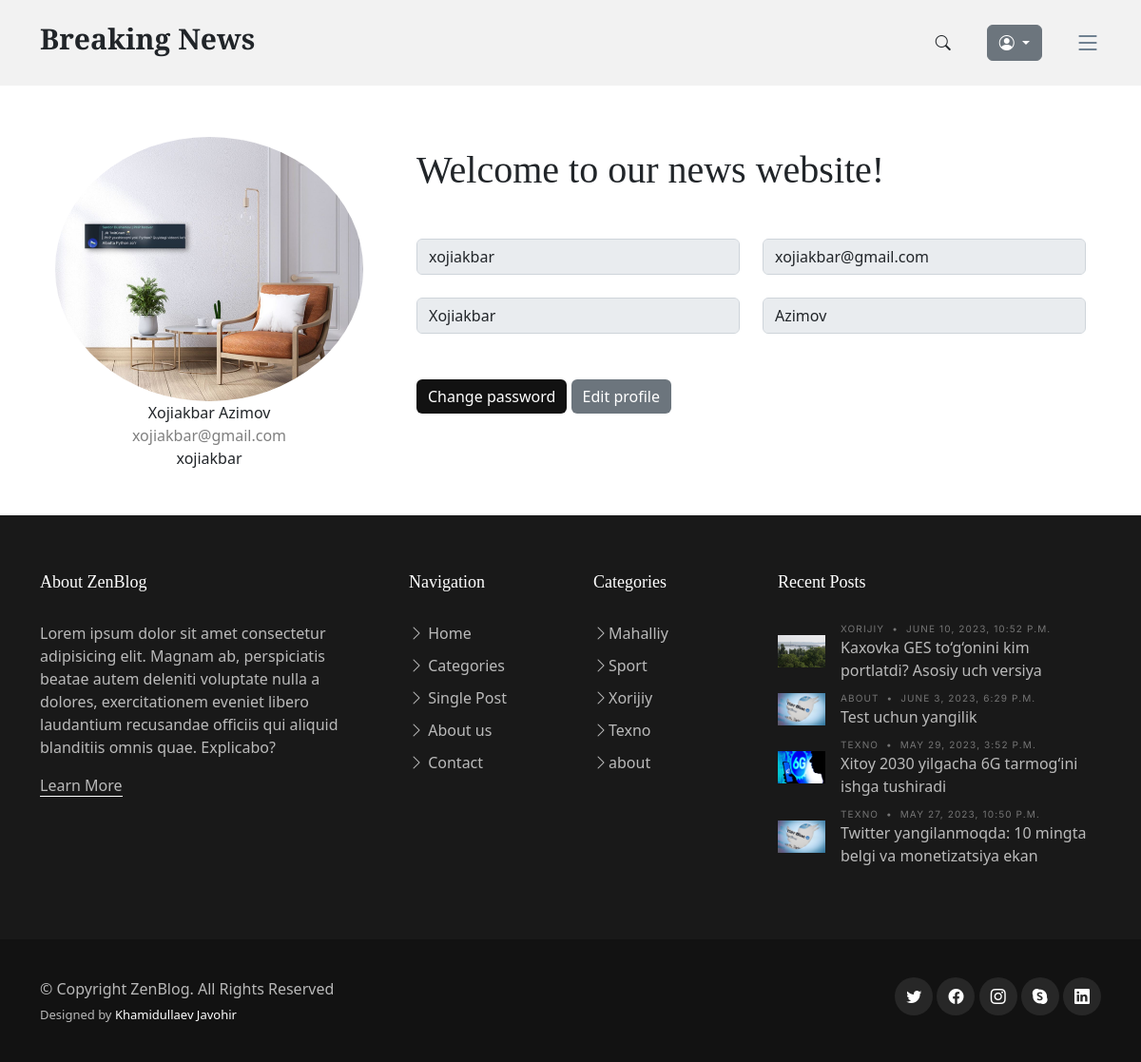
Screenshot of /profile/ (signed in) with the database file from the repository.
### accounts/models.py (models this page shows, shortened)
class Profile(models.Model):
    user = models.OneToOneField(User, on_delete=models.CASCADE)
    photo = models.ImageField(upload_to="users/images")
    birth_date = models.DateField(blank=True, null=True)

### news_app/models.py (models this page shows, shortened)
class Category(models.Model):
    name = models.CharField(max_length=150)
    def __str__(self):
        return self.name

class News(models.Model):
    class Status(models.TextChoices):
        Draft = "DF", "Draft"
        Published = "PB", "Published"
    title = models.CharField(max_length=250)
    slug = models.SlugField(max_length=300)
    body = models.TextField()
    image = models.ImageField(upload_to="news/images")
    category = models.ForeignKey(Category, on_delete=models.CASCADE)
    published_time = models.DateTimeField(default=timezone.now)
    created_time = models.DateTimeField(auto_now_add=True)
    updated_time = models.DateTimeField(auto_now=True)
    status = models.CharField(
        max_length=2, choices=Status.choices, default=Status.Draft
    )
    objects = models.Manager()  # defauld manager
    published = PublishedManager()
    class Meta:
        ordering = ["-published_time"]

### accounts/views.py (the view)
# urls.py: path("profile/", dashboard_view, name="profile_page"),
@login_required
def dashboard_view(request):
    user = request.user
    profile = Profile.objects.get(user=user)
    context = {
        "user": user,
        "profile": profile,
    }
    return render(request, "registration/profile.html", context)

### news_app/context_procesor.py (called while the page is built)
def top_news(request):
    categories = Category.objects.all()
    top_news = News.published.all().order_by("-published_time")[:4]
    context = {
        "top_news": top_news,
        "categories": categories,
    }
    return context

### news_app/models.py (called while the page is built)
    def get_queryset(self):
        return super().get_queryset().filter(status=News.Status.Published)

### templates/registration/profile.html (shortened to what this page needs)
{% extends 'news/base.html' %}
{% load static %}
{% block content %}
  <div class="container rounded bg-white mt-5">
    <div class="row align-items-center">
      <div class="col-md-4 border-right">
        <div class="d-flex flex-column align-items-center text-center p-3 py-5">
          <img class="rounded-circle mt-5" src="{{ profile.photo.url }}" width="90">
          <span class="font-weight-bold">{{ user.first_name }} {{ user.last_name }}</span>
          <span class="text-black-50">{{ user.email }}</span>
          <span>{{ user.username }}</span>
        </div>
      </div>
      <div class="col-md-8">
        <div class="p-3 py-5">
          <div class="d-flex justify-content-between align-items-center mb-3">
            <h1>Welcome to our news website!</h1>
          </div>
          <div class="row mt-3">
            <div class="col-md-6 mt-4">
              <input type="text" name="username" class="form-control" placeholder="Username" value="{{ user.username }}" disabled>
            </div>
            <div class="col-md-6 mt-4">
              <input ype="text" name="forst_name" class="form-control" placeholder="Email" value="{{ user.email }}" disabled>
            </div>
            <div class="col-md-6 mt-4">
              <input type="text" name="forst_name" class="form-control" placeholder="first name" value="{{ user.first_name }}" disabled>
            </div>
            <div class="col-md-6 mt-4">
              <input type="text" name="last_name" class="form-control" placeholder="last name" value="{{ user.last_name }}" disabled>
            </div>
          </div>
          <div class="mt-5 text-right">
            <a href="{% url 'password_change' %}" class="btn btn-primary profile-button" type="button">Change password</a>
            <a href="{% url 'edit_profile_page' %}" class="btn text-white profile-button" type="button" style="background-color: #6c757d">Edit profile</a>
          </div>
        </div>
      </div>
    </div>
  </div>
{% endblock content %}

### templates/news/base.html (shortened to what this page needs)
{% load static %}
<!DOCTYPE html>
<html lang="en">
<head>
  <link href="{% static 'vendor/bootstrap/css/bootstrap.min.css' %}" rel="stylesheet">
  <link href="{% static 'vendor/bootstrap-icons/bootstrap-icons.css' %}" rel="stylesheet">
  <link href="{% static 'vendor/swiper/swiper-bundle.min.css' %}" rel="stylesheet">
  <link href="{% static 'vendor/glightbox/css/glightbox.min.css' %}" rel="stylesheet">
  <link href="{% static 'vendor/aos/aos.css' %}" rel="stylesheet">
  <link href="{% static 'css/variables.css' %}" rel="stylesheet">
  <link href="{% static 'css/main.css' %}" rel="stylesheet">
  <link href="{% static 'css/404-page.css' %}" rel="stylesheet">
  <link href="{% static 'css/register.css' %}" rel="stylesheet">
</head>
<body>
  <header id="header" class="header d-flex align-items-center fixed-top">
    <div class="container-fluid container-xl d-flex align-items-center justify-content-between">
      <a href="{% url 'home_page' %}" class="logo d-flex align-items-center">
        <h1>Breaking News</h1>
      </a>
      <div class="position-relative d-flex align-items-center">
        <div class=" d-flex align-items-center">
          <a href="#" class="mx-2 js-search-open"><span class="bi-search"></span></a>
          <div class="dropdown me-1" style="padding: 10px 0 10px 30px;">
            <button type="button" class="btn btn-secondary dropdown-toggle" data-bs-toggle="dropdown" aria-expanded="false" data-bs-offset="10,20">
              <i class="bi bi-person-circle"></i>
            </button>
          </div>
          <i class="bi bi-list mobile-nav-toggle" style="padding-left:30px"></i>
        </div>
      </div>
    </div>
  </header>
  {% block content %}
  {% endblock content %}
  <footer id="footer" class="footer">
    <div class="footer-content">
      <div class="container">
        <div class="row g-5">
          <div class="col-lg-4">
            <h3 class="footer-heading">About ZenBlog</h3>
            <p>Lorem ipsum dolor sit amet consectetur adipisicing elit. Magnam ab, perspiciatis beatae autem deleniti
              voluptate nulla a dolores, exercitationem eveniet libero laudantium recusandae officiis qui aliquid
              blanditiis omnis quae. Explicabo?</p>
            <p><a href="about.html" class="footer-link-more">Learn More</a></p>
          </div>
          <div class="col-6 col-lg-2">
            <h3 class="footer-heading">Navigation</h3>
            <ul class="footer-links list-unstyled">
              <li><a href="{% url 'home_page' %}"><i class="bi bi-chevron-right"></i> Home</a></li>
              <li><a href="category.html"><i class="bi bi-chevron-right"></i> Categories</a></li>
              <li><a href="single-post.html"><i class="bi bi-chevron-right"></i> Single Post</a></li>
              <li><a href="about.html"><i class="bi bi-chevron-right"></i> About us</a></li>
              <li><a href="{% url 'contact_page' %}"><i class="bi bi-chevron-right"></i> Contact</a></li>
            </ul>
          </div>
          <div class="col-6 col-lg-2">
            <h3 class="footer-heading">Categories</h3>
            <ul class="footer-links list-unstyled">
              {% for category in categories %}
                <li><a href="category.html"><i class="bi bi-chevron-right"></i>{{ category.name }}</a></li>
              {% endfor %}
            </ul>
          </div>
          <div class="col-lg-4">
            <h3 class="footer-heading">Recent Posts</h3>
            <ul class="footer-links footer-blog-entry list-unstyled">
              {% for news in top_news %}
              <li>
                <a href="{% url 'detail_page' news.pk %}" class="d-flex align-items-center">
                  <img src="{{ news.image.url }}" alt="" class="img-fluid me-3">
                  <div>
                    <div class="post-meta d-block"><span class="date">{{ news.category }}</span> <span class="mx-1">&bullet;</span>
                      <span>{{ news.published_time }}</span>
                    </div>
                    <span>{{ news.title | truncatewords:13 }}</span>
                  </div>
                </a>
              </li>
              {% endfor %}
            </ul>
          </div>
        </div>
      </div>
    </div>
    <div class="footer-legal">
      <div class="container">
        <div class="row justify-content-between">
          <div class="col-md-6 text-center text-md-start mb-3 mb-md-0">
            <div class="copyright">
              © Copyright <strong><span>ZenBlog</span></strong>. All Rights Reserved
            </div>
            <div class="credits">
              Designed by <a href="https://github.com/Javohir-dev">Khamidullaev Javohir</a>
            </div>
          </div>
          <div class="col-md-6">
            <div class="social-links mb-3 mb-lg-0 text-center text-md-end">
              <a href="#" class="twitter"><i class="bi bi-twitter"></i></a>
              <a href="#" class="facebook"><i class="bi bi-facebook"></i></a>
              <a href="#" class="instagram"><i class="bi bi-instagram"></i></a>
              <a href="#" class="google-plus"><i class="bi bi-skype"></i></a>
              <a href="#" class="linkedin"><i class="bi bi-linkedin"></i></a>
            </div>
          </div>
        </div>
      </div>
    </div>
  </footer>
</body>
</html>

### static/css/variables.css (style rules this page uses)
:root { --font-default: 'EB Garamond', system-ui, -apple-system, "Segoe UI", Roboto, "Helvetica Neue", Arial, "Noto Sans", "Liberation Sans", sans-serif, "Apple Color Emoji", "Segoe UI Emoji", "Segoe UI Symbol", "Noto Color Emoji"; --font-primary: 'EB Garamond', serif; --font-secondary: 'Inter', sans-serif; --color-default: #212529; --color-default-rgb: 33, 37, 41; --color-links: #212529; --color-links-hover: #15171a; --color-primary: #212529; --color-primary-light: #26282c; --color-primary-dark: #0b0c0e; --color-primary-rgb: 33, 37, 41; --color-primary-light-rgb: 38, 40, 44; --color-primary-dark-rgb: 11, 12, 14; --color-secondary: #596d80; --color-secondary-light: #8498aa; --color-secondary-dark: #404f5c; --color-secondary-rgb: 89, 109, 128; --color-secondary-light-rgb: 132, 152, 170; --color-secondary-dark-rgb: 64, 79, 92; --color-blue: #0d6efd; --color-blue-rgb: 13, 110, 253; --color-indigo: #6610f2; --color-indigo-rgb: 102, 16, 242; --color-purple: #6f42c1; --color-purple-rgb: 111, 66, 193; --color-pink: #f3268c; --color-pink-rgb: 243, 38, 140; --color-red: #df1529; --color-red-rgb: 223, 21, 4; --color-orange: #fd7e14; --color-orange-rgb: 253, 126, 20; --color-yellow: #ffc107; --color-yellow-rgb: 255, 193, 7; --color-green: #059652; --color-green-rgb: 5, 150, 82; --color-teal: #20c997; --color-teal-rgb: 32, 201, 151; --color-cyan: #0dcaf0; --color-cyan-rgb: 13, 202, 240; --color-white: #ffffff; --color-white-rgb: 255, 255, 255; --color-gray: #6c757d; --color-gray-rgb: 108, 117, 125; --color-black: #000000; --color-black-rgb: 0, 0, 0; }
:root { --bs-blue: var(--color-blue); --bs-indigo: var(--color-indigo); --bs-purple: var(--color-purple); --bs-pink: var(--color-pink); --bs-red: var(--color-red); --bs-orange: var(--color-orange); --bs-yellow: var(--color-yellow); --bs-green: var(--color-green); --bs-teal: var(--color-teal); --bs-cyan: var(--color-cyan); --bs-white: var(--color-white); --bs-gray: var(--color-gray); --bs-gray-dark: #343a40; --bs-gray-100: #f8f9fa; --bs-gray-200: #e9ecef; --bs-gray-300: #dee2e6; --bs-gray-400: #ced4da; --bs-gray-500: #adb5bd; --bs-gray-600: #6c757d; --bs-gray-700: #495057; --bs-gray-800: #343a40; --bs-gray-900: #212529; --bs-primary: var(--color-blue); --bs-secondary: var(--color-blue); --bs-success: #198754; --bs-info: #0dcaf0; --bs-warning: #ffc107; --bs-danger: #dc3545; --bs-light: #f8f9fa; --bs-dark: #212529; --bs-primary-rgb: var(--color-primary-rgb); --bs-secondary-rgb: var(--color-secondary-rgb); --bs-success-rgb: 25, 135, 84; --bs-info-rgb: 13, 202, 240; --bs-warning-rgb: 255, 193, 7; --bs-danger-rgb: 220, 53, 69; --bs-light-rgb: 248, 249, 250; --bs-dark-rgb: 33, 37, 41; --bs-white-rgb: var(--color-white-rgb); --bs-black-rgb: var(--color-black-rgb); --bs-body-color-rgb: var(--color-default-rgb); --bs-body-bg-rgb: 255, 255, 255; --bs-font-sans-serif: var(--font-default); --bs-font-monospace: SFMono-Regular, Menlo, Monaco, Consolas, "Liberation Mono", "Courier New", monospace; --bs-gradient: linear-gradient(180deg, rgba(255, 255, 255, 0.15), rgba(255, 255, 255, 0)); --bs-body-font-family: var(--font-default); --bs-body-font-size: 1rem; --bs-body-font-weight: 400; --bs-body-line-height: 1.5; --bs-body-color: var(--color-default); --bs-body-bg: #fff; }
.bg-white { background-color: var(--color-white) !important; }

### static/css/404-page.css (style rules this page uses)
a { text-decoration: none; }

### static/css/register.css (style rules this page uses)
:root { --color-white: #fff; --color-light: #f1f5f9; --color-black: #121212; --color-night: #001632; --color-red: #f44336; --color-yellow: #6cf436; --color-blue: #1a73e8; --color-gray: #80868b; --color-grayish: #dadce0; --shadow-normal: 0 1px 3px 0 rgba(0, 0, 0, 0.1), 0 1px 2px 0 rgba(0, 0, 0, 0.06); --shadow-medium: 0 4px 6px -1px rgba(0, 0, 0, 0.1), 0 2px 4px -1px rgba(0, 0, 0, 0.06); --shadow-large: 0 10px 15px -3px rgba(0, 0, 0, 0.1), 0 4px 6px -2px rgba(0, 0, 0, 0.05); }
.login a, button { font-family: inherit; font-size: inherit; line-height: inherit; cursor: pointer; border: none; outline: none; text-decoration: none; }
.login, img { display: block; width: 100%; height: auto; object-fit: cover; }
.profile-button { background: #BA68C8; box-shadow: none; border: none; }

### rows the page displays
Profile: photo (picture)
Category: name "Mahalliy"
Category: name "Sport"
Category: name "Xorijiy"
Category: name "Texno"
Category: name "about"
News: image (picture), category "XORIJIY", published_time "JUNE 10, 2023, 10:52 P.M.", title "Kaxovka GES to‘g‘onini kim portlatdi? Asosiy uch versiya"
News: image (picture), category "ABOUT", published_time "JUNE 3, 2023, 6:29 P.M.", title "Test uchun yangilik"
News: image (picture), category "TEXNO", published_time "MAY 29, 2023, 3:52 P.M.", title "Xitoy 2030 yilgacha 6G tarmog‘ini ishga tushiradi"
News: image (picture), category "TEXNO", published_time "MAY 27, 2023, 10:50 P.M.", title "Twitter yangilanmoqda: 10 mingta belgi va monetizatsiya ekan"

### other values shown
{{ user.first_name }} "Xojiakbar"
{{ user.last_name }} "Azimov"
{{ user.email }} "xojiakbar@gmail.com"
{{ user.username }} "xojiakbar"
